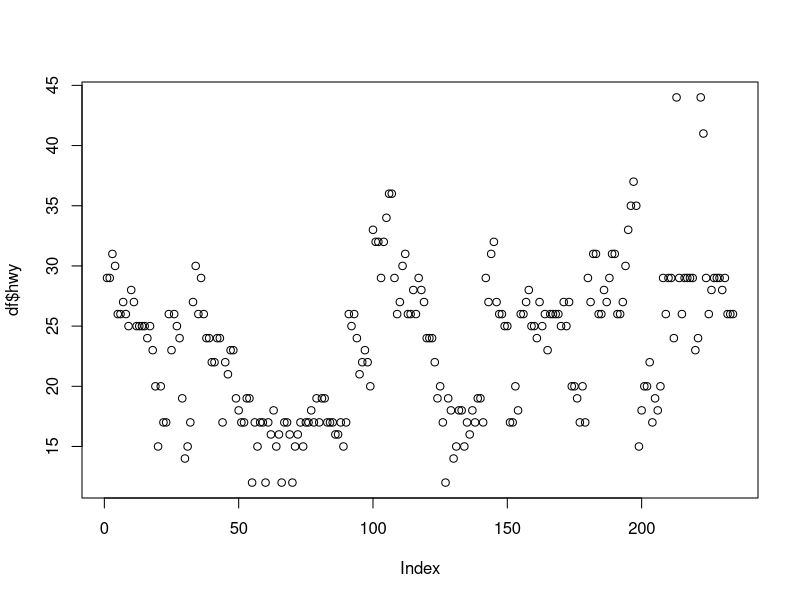
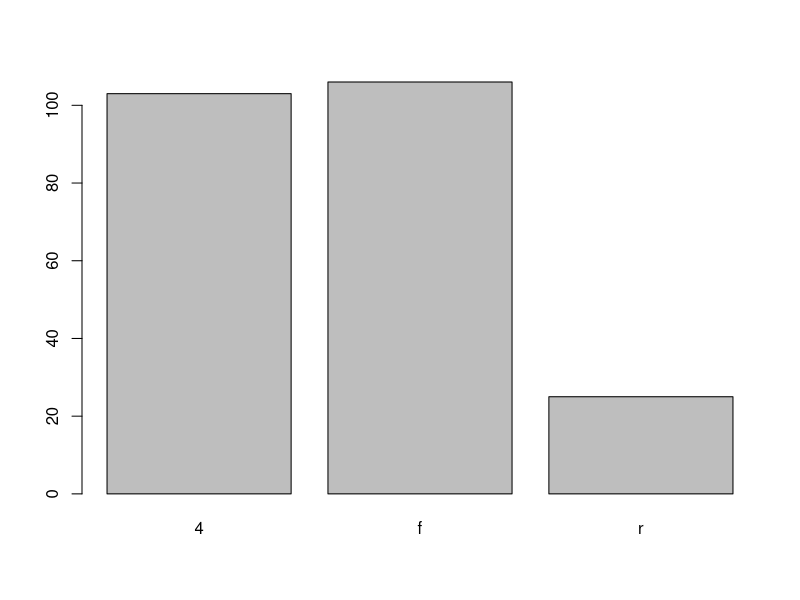
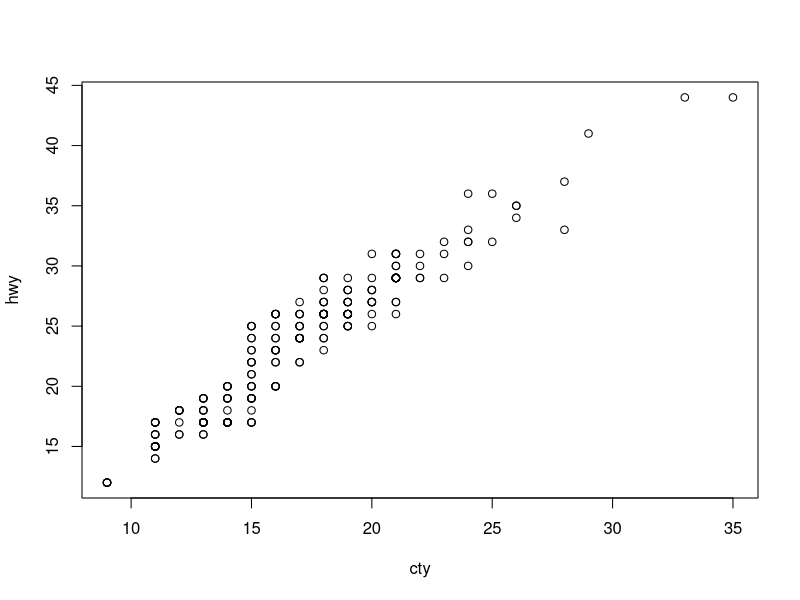
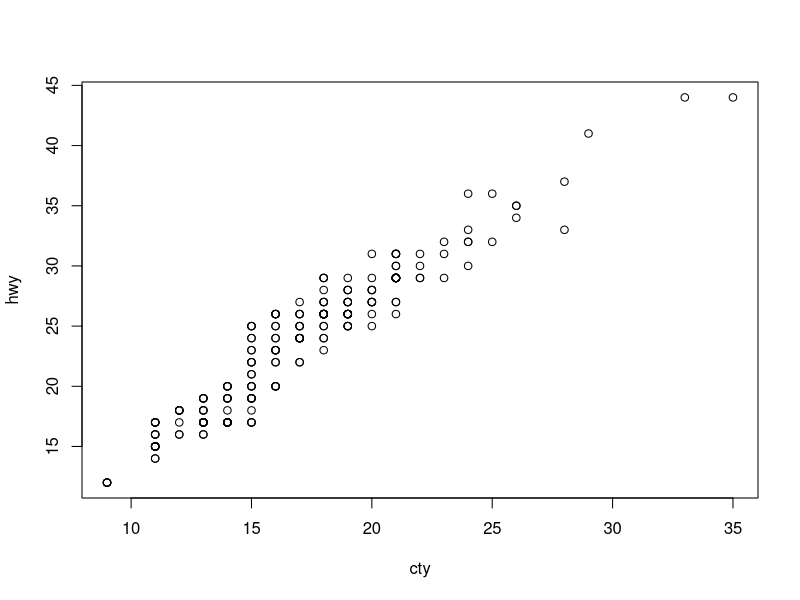
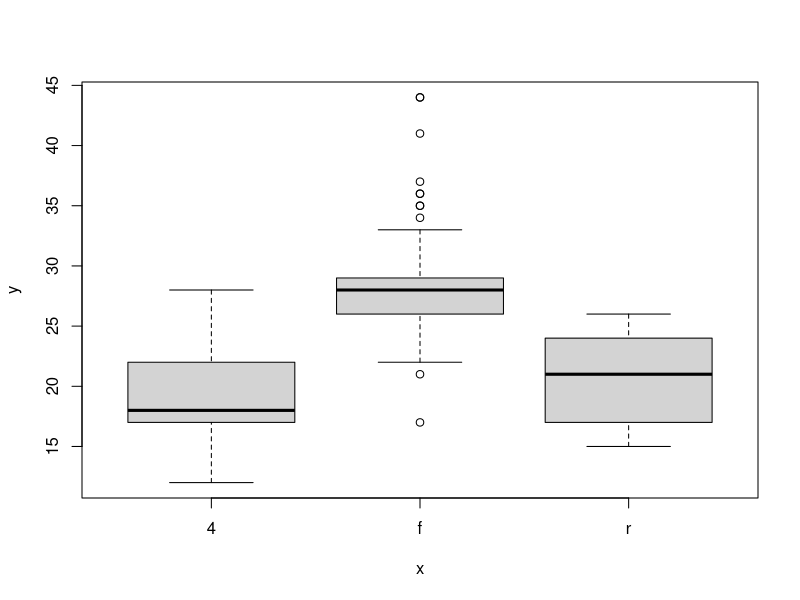
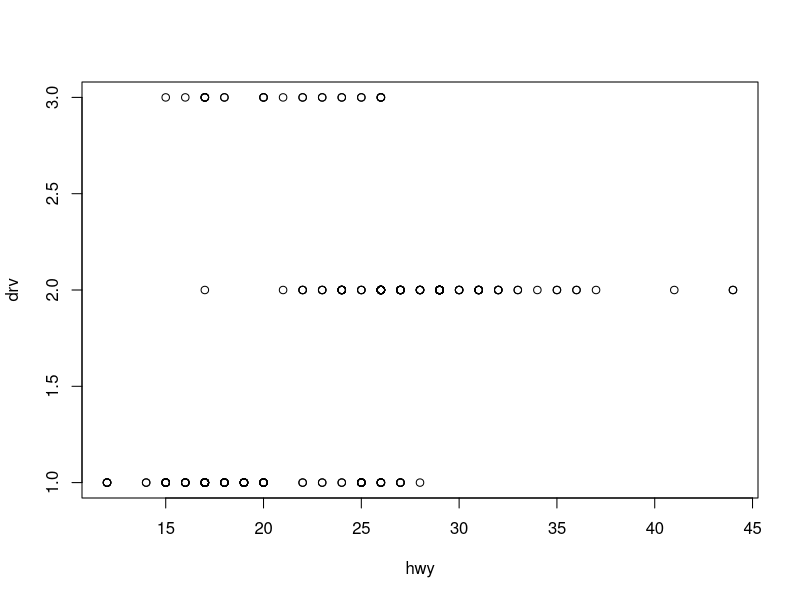
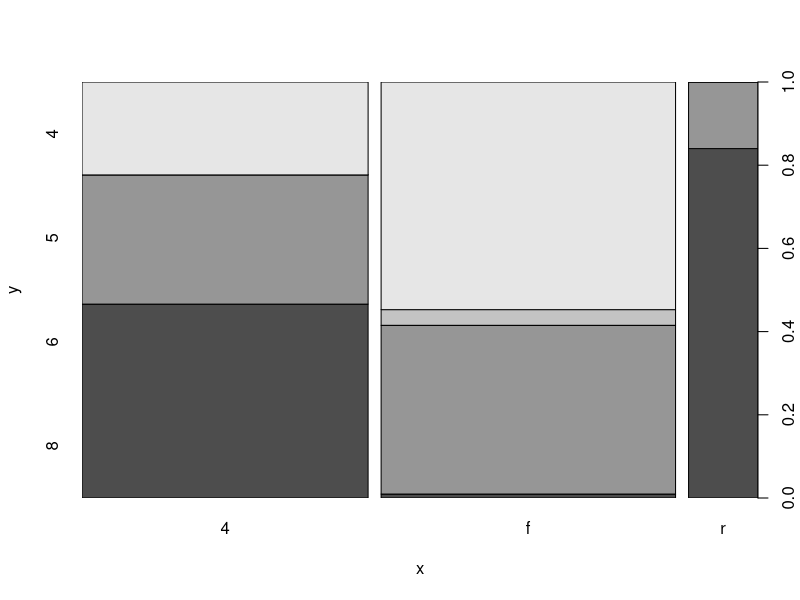
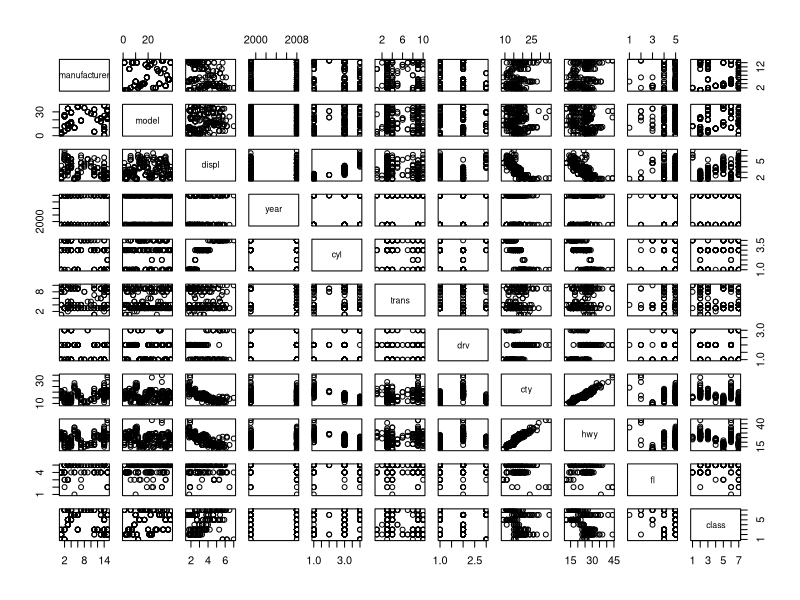

Generate these figures, in order, with R:
# keonwoo Park 2020/10/06

df <-as.data.frame(ggplot2::mpg)
head(df)
str(df)

df$drv <- as.factor(df$drv)
df$cyl <- as.factor(df$cyl)

# 1변수 plot
plot(df$hwy)
plot(df$drv)

attach(df)

# 2변수 plot
plot(cty, hwy)
plot(hwy~cty)
plot(drv, hwy)
plot(hwy, drv)
plot(drv, cyl)

# 데이터 프레임 전체
plot(df)

# barplot
t_cyl <- table(cyl)
t_cyl
barplot(t_cyl)


t_class <- table(class)
barplot(t_class)

plot(cyl)
plot(as.factor(class))

# 평균 막대
mean_bar <- tapply(hwy, drv, mean)
mean_bar
barplot(mean_bar, ylim=c(0, 40))

# boxplot
boxplot(cty)
boxplot(cty~drv)

# histogram
hist(cty)
hist(cty, breaks = seq(0, 40, 5))

# 저수준 차트 그리기
plot(cty~hwy, ann=F)
title(main="도시 연비와 도로 연비의 관계",
      xlab = "도로 연비",
      ylab = "도시 연비")
grid()

h_mean <- mean(hwy)
h_mean

abline(v = h_mean, col = "red")


# line chart, 곂쳐 나타내기
ts1 <- sort(round(runif(30) * 100))
ts1
ts2 <- sort(round(runif(30) * 100))
ts2

plot(ts1, type = "l")
lines(ts2, lty = "dashed", col='red')

detach(df)